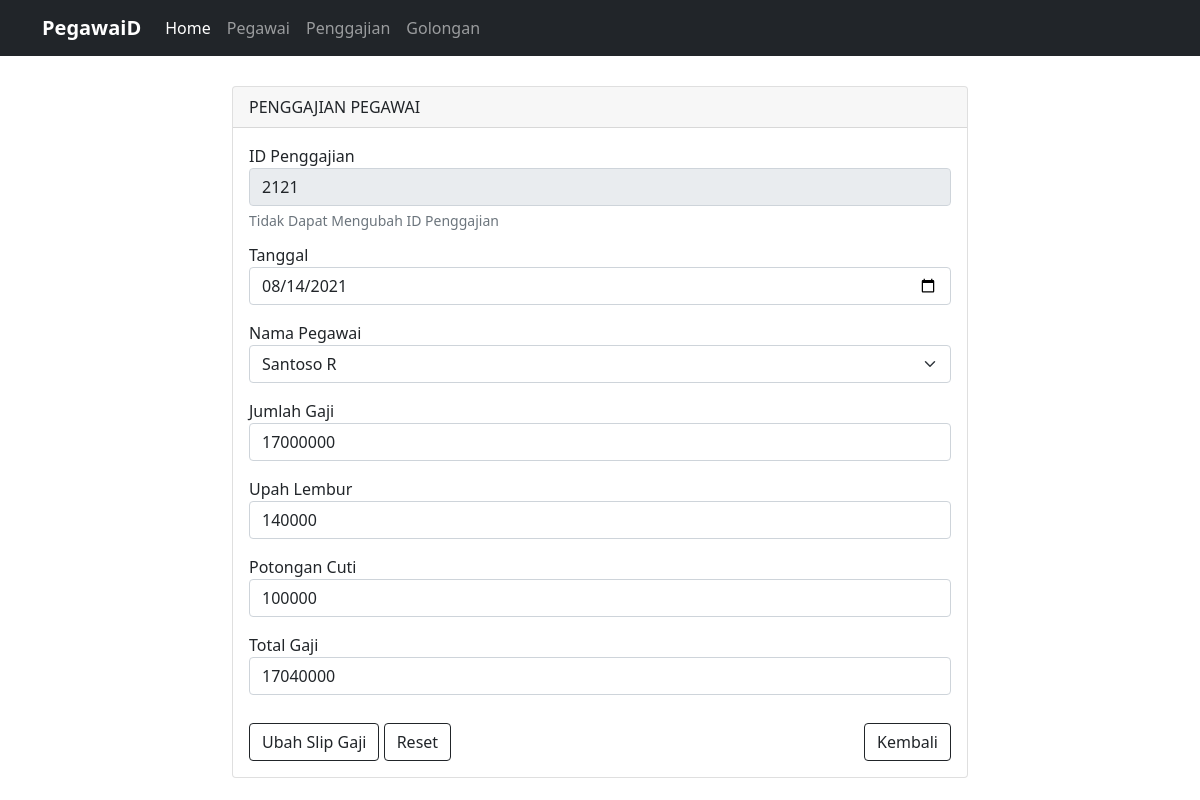
Screenshot of /penggajian/ubah/2121 with the database file from the repository.
### tables this page shows
CREATE TABLE `penggajian` (
  `id_penggajian` int(4) NOT NULL AUTO_INCREMENT,
  `tanggal` date NOT NULL,
  `id_pegawai` int(4) NOT NULL,
  `jumlah_gaji` int(11) NOT NULL,
  `upah_lembur` int(11) NOT NULL,
  `potongan` int(11) NOT NULL,
  `total_gaji` int(11) NOT NULL,
  PRIMARY KEY (`id_penggajian`),
  KEY `id_pegawai` (`id_pegawai`),
  CONSTRAINT `penggajian_ibfk_1` FOREIGN KEY (`id_pegawai`) REFERENCES `pegawai` (`id_pegawai`) ON DELETE CASCADE ON UPDATE CASCADE
);

### application/controllers/Penggajian.php (called while the page is built, shortened)
<?php
class Penggajian extends CI_Controller
{
    public function __construct()
    {
        $this->load->model('Penggajian_model');
        $this->load->library('form_validation');
    }
    public function ubah($id_penggajian)
    {
        $data['judul'] = 'Ubah Penggajian Pegawai';
        $data['penggajian'] = $this->Penggajian_model->getPenggajianById($id_penggajian);
        $getdata = $this->Penggajian_model->getdata_Pegawai();
        $data['datapeg'] = $getdata;
        $this->form_validation->set_rules('id_pegawai', 'ID Pegawai', 'required');
        $this->form_validation->set_rules('nama_pegawai', 'Nama Pegawai', 'required');
        $this->form_validation->set_rules('tempat_lahir', 'Tempat Lahir', 'required');
        $this->form_validation->set_rules('tanggal_lahir', 'Tanggal Lahir', 'required');
        if ($this->form_validation->run() == FALSE) {
            $this->load->view('templates/header', $data);
            $this->load->view('penggajian/ubah', $data);
            $this->load->view('templates/footer');
        } else {
            $this->Penggajian_model->ubahDataPenggajian();
            $this->session->set_flashdata('flash', 'Data Diubah');
            redirect('penggajian');
        }
    }
}

### index.php (called while the page is built, shortened)
<?php
require_once BASEPATH.'core/CodeIgniter.php';

### application/models/Penggajian_model.php (called while the page is built, shortened)
<?php
class Penggajian_model extends CI_Model
{
    public function getPenggajianById($id_penggajian)
    {
        return $this->db->get_where('penggajian', ['id_penggajian' => $id_penggajian])->row_array();
    }
    public function getdata_Pegawai()
    {
        $query = $this->db->query("SELECT * FROM pegawai ORDER BY id_pegawai ASC");
        return $query->result();
    }
}

### application/views/penggajian/ubah.php (the view, shortened to what this page needs)
<div class="container" style="margin-top: 30px">
    <div class="row">
        <div class="col-md-8 offset-md-2">
            <div class="card">
                <div class="card-header">
                    PENGGAJIAN PEGAWAI
                </div>
                <div class="card-body">
                    <form action="" method="POST">
                        <div class="form-group">
                            <fieldset disabled>
                                <label for="id_penggajian">ID Penggajian</label>
                                <input type="text" name="id_penggajian" id="id_penggajian" class="form-control" value="<?= $penggajian['id_penggajian']; ?>">
                                <div id="helpblock" class="form-text">
                                    Tidak Dapat Mengubah ID Penggajian
                                </div>
                        </div>
                        <div class="form-group mt-2 mb-3">
                            <label for="tanggal">Tanggal</label>
                            <input type="date" name="tanggal" id="tanggal" class="form-control" value="<?= $penggajian['tanggal']; ?>">
                        </div>
                        <div>
                            <label for="id_pegawai">Nama Pegawai</label>
                            <select class="form-select form-select-md mb-3" name="id_pegawai" id="id_pegawai">
                                <?php
                                foreach ($datapeg as $dpeg) : ?>
                                    <?php if ($datapeg->id_pegawai == $penggajian['id_pegawai']) : ?>
                                        <option value="<?= $dpeg->id_pegawai ?>" selected><?= $dpeg->nama_pegawai; ?></option>
                                    <?php else : ?>
                                        <option value="<?= $dpeg->id_pegawai ?>"><?= $dpeg->nama_pegawai; ?></option>
                                    <?php endif; ?>
                                <?php endforeach; ?>
                            </select>
                        </div>
                        <div class="form-group mt-3">
                            <label for="jumlah_gaji">Jumlah Gaji</label>
                            <input type="text" name="jumlah_gaji" id="jumlah_gaji" class="form-control" value="<?= $penggajian['jumlah_gaji']; ?>">
                        </div>
                        <div class="form-group mt-3">
                            <label for="upah_lembur">Upah Lembur</label>
                            <input type="text" name="upah_lembur" id="upah_lembur" class="form-control" value="<?= $penggajian['upah_lembur']; ?>">
                        </div>
                        <div class="form-group mt-3">
                            <label for="potongan">Potongan Cuti</label>
                            <input type="text" name="potongan" id="potongan" class="form-control" value="<?= $penggajian['potongan']; ?>">
                        </div>
                        <div class="form-group mt-3">
                            <label for="total_gaji">Total Gaji</label>
                            <input type="text" name="total_gaji" id="total_gaji" class="form-control" value="<?= $penggajian['total_gaji']; ?>">
                        </div>
                        <br>
                        <button type="submit" name="tambah" class="btn btn-outline-dark">Ubah Slip Gaji</button>
                        <button type="reset" name="reset" class="btn btn-outline-dark">Reset</button>
                        <a href="<?php echo base_url() ?>penggajian/index" class="btn btn-md btn-outline-dark float-end">Kembali</a>
                    </form>
                </div>
            </div>
            <br>
        </div>
    </div>
</div>

### rows the page displays
penggajian: id_penggajian "2121", tanggal "08/14/2021", jumlah_gaji "17000000", upah_lembur "140000", potongan "100000", total_gaji "17040000"

### other values shown
form field id_pegawai "Santoso R"
